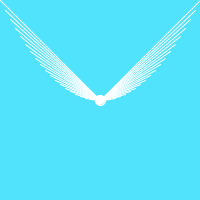
Frame 1 (no input)
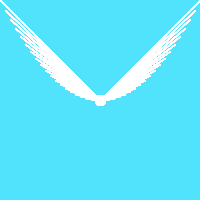
Frame 60 (the mouse pressed at the canvas centre just before this capture)
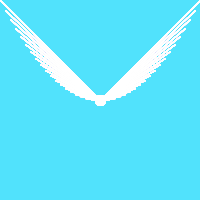
Frame 120 (the mouse held since frame 60 and released just before this capture)

The Processing sketch that drew these frames (run headless with seeded random() and noise(); from frame 60 on, the mouse is pressed at the canvas centre):

// Processing sketch: processing_94658
// ── processing_94658.pde

//asa
void setup (){
  size (200, 200);
 background(81,226,252); 
}


 void draw (){
int x=-100;
int y=100;
stroke(255);
ellipse(100,100,10,10);
while (x<=100) {    
 line (-x+100, -(x*x/100)+100,100,100);
 x=(x+5);
 }


 }
